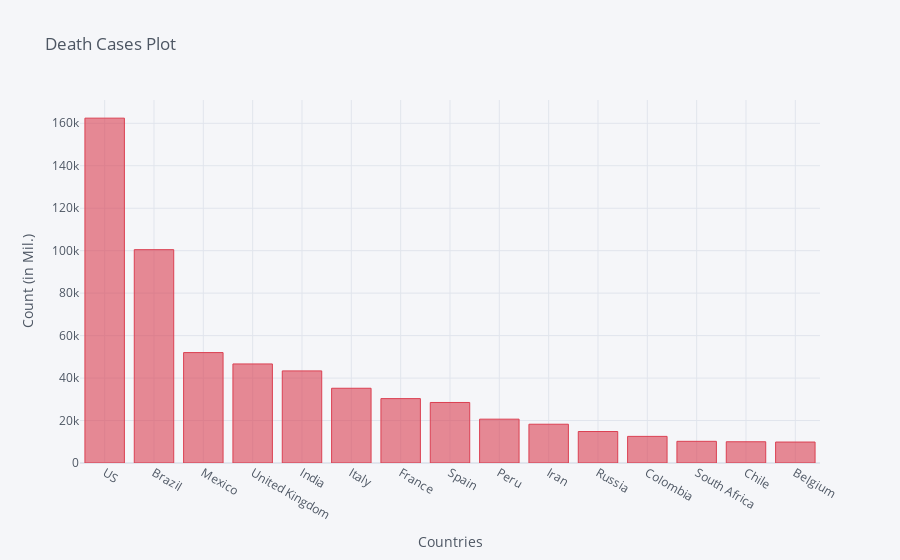

Source (notebook cell):
### Code cell
death_df2_plot.iplot(kind='bar', x='Country/Region', y='8/8/20',color='red',
                    title='Death Cases Plot',xTitle='Countries',yTitle='Count (in Mil.)')

### Figure 1 — Plotly figure (JSON) as saved in the notebook; plotly's stock layout.template omitted (floating-point values rounded to 4 significant figures)
{"data": [{"marker": {"color": "rgba(219, 64, 82, 0.6)", "line": {"color": "rgba(219, 64, 82, 1.0)", "width": 1}}, "name": "8/8/20", "orientation": "v", "text": "", "type": "bar", "x": ["US", "Brazil", "Mexico", "United Kingdom", "India", "Italy", "France", "Spain", "Peru", "Iran", "Russia", "Colombia", "South Africa", "Chile", "Belgium"], "y": [162423, 100477, 52006, 46651, 43379, 35203, 30327, 28503, 20649, 18264, 14827, 12540, 10210, 10011, 9870]}], "layout": {"legend": {"bgcolor": "#F5F6F9", "font": {"color": "#4D5663"}}, "paper_bgcolor": "#F5F6F9", "plot_bgcolor": "#F5F6F9", "title": {"font": {"color": "#4D5663"}, "text": "Death Cases Plot"}, "xaxis": {"gridcolor": "#E1E5ED", "showgrid": true, "tickfont": {"color": "#4D5663"}, "title": {"font": {"color": "#4D5663"}, "text": "Countries"}, "zerolinecolor": "#E1E5ED"}, "yaxis": {"gridcolor": "#E1E5ED", "showgrid": true, "tickfont": {"color": "#4D5663"}, "title": {"font": {"color": "#4D5663"}, "text": "Count (in Mil.)"}, "zerolinecolor": "#E1E5ED"}}}
